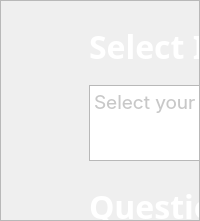
        <widget class="QFrame" name="containFrame">
         <property name="font">
          <font>
           <family>Montserrat Thin</family>
          </font>
         </property>
         <property name="frameShape">
          <enum>QFrame::StyledPanel</enum>
         </property>
         <property name="frameShadow">
          <enum>QFrame::Raised</enum>
         </property>
         <layout class="QHBoxLayout" name="horizontalLayout_3">
          <property name="spacing">
           <number>0</number>
          </property>
          <property name="leftMargin">
           <number>0</number>
          </property>
          <property name="topMargin">
           <number>0</number>
          </property>
          <property name="rightMargin">
           <number>0</number>
          </property>
          <property name="bottomMargin">
           <number>0</number>
          </property>
          <item>
           <widget class="QFrame" name="informationFrame">
            <property name="minimumSize">
             <size>
              <width>40</width>
              <height>0</height>
             </size>
            </property>
            <property name="maximumSize">
             <size>
              <width>40</width>
              <height>16777215</height>
             </size>
            </property>
            <property name="font">
             <font>
              <family>Montserrat Thin</family>
             </font>
            </property>
            <property name="layoutDirection">
             <enum>Qt::LeftToRight</enum>
            </property>
            <property name="autoFillBackground">
             <bool>false</bool>
            </property>
            <property name="frameShape">
             <enum>QFrame::NoFrame</enum>
            </property>
            <property name="frameShadow">
             <enum>QFrame::Raised</enum>
            </property>
            <layout class="QVBoxLayout" name="verticalLayout_3">
             <property name="spacing">
              <number>40</number>
             </property>
             <property name="leftMargin">
              <number>20</number>
             </property>
             <property name="rightMargin">
              <number>8</number>
             </property>
             <property name="bottomMargin">
              <number>30</number>
             </property>
             <item>
              <spacer name="verticalSpacer">
               <property name="font">
                <font>
                 <family>Montserrat Thin</family>
                </font>
               </property>
               <property name="orientation">
                <enum>Qt::Vertical</enum>
               </property>
               <property name="sizeHint" stdset="0">
                <size>
                 <width>20</width>
                 <height>40</height>
                </size>
               </property>
              </spacer>
             </item>
             <item>
              <widget class="QLabel" name="lblFacebook">
               <property name="minimumSize">
                <size>
                 <width>20</width>
                 <height>20</height>
                </size>
               </property>
               <property name="maximumSize">
                <size>
                 <width>20</width>
                 <height>20</height>
                </size>
               </property>
               <property name="font">
                <font>
                 <family>Montserrat Thin</family>
                </font>
               </property>
               <property name="text">
                <string/>
               </property>
               <property name="pixmap">
                <pixmap resource="Images.qrc">:/Images/Images/icons8-facebook-f-30.png</pixmap>
               </property>
               <property name="scaledContents">
                <bool>true</bool>
               </property>
               <property name="alignment">
                <set>Qt::AlignCenter</set>
               </property>
               <property name="margin">
                <number>0</number>
               </property>
               <property name="indent">
                <number>0</number>
               </property>
              </widget>
             </item>
             <item>
              <widget class="QLabel" name="lblYoutube">
               <property name="minimumSize">
                <size>
                 <width>20</width>
                 <height>20</height>
                </size>
               </property>
               <property name="maximumSize">
                <size>
                 <width>20</width>
                 <height>20</height>
                </size>
               </property>
               <property name="font">
                <font>
                 <family>Montserrat Thin</family>
                </font>
               </property>
               <property name="text">
                <string/>
               </property>
               <property name="pixmap">
                <pixmap resource="Images.qrc">:/Images/Images/icons8-youtube-30.png</pixmap>
               </property>
               <property name="scaledContents">
                <bool>true</bool>
               </property>
               <property name="alignment">
                <set>Qt::AlignCenter</set>
               </property>
               <property name="margin">
                <number>0</number>
               </property>
               <property name="indent">
                <number>0</number>
               </property>
              </widget>
             </item>
             <item>
              <widget class="QLabel" name="lblWebsite">
               <property name="minimumSize">
                <size>
                 <width>20</width>
                 <height>20</height>
                </size>
               </property>
               <property name="maximumSize">
                <size>
                 <width>20</width>
                 <height>20</height>
                </size>
               </property>
               <property name="font">
                <font>
                 <family>Montserrat Thin</family>
                </font>
               </property>
               <property name="text">
                <string/>
               </property>
               <property name="pixmap">
                <pixmap resource="Images.qrc">:/Images/Images/icons8-geography-30.png</pixmap>
               </property>
               <property name="scaledContents">
                <bool>true</bool>
               </property>
               <property name="alignment">
                <set>Qt::AlignCenter</set>
               </property>
               <property name="margin">
                <number>0</number>
               </property>
               <property name="indent">
                <number>0</number>
               </property>
              </widget>
             </item>
            </layout>
           </widget>
          </item>
          <item>
           <widget class="QStackedWidget" name="stackedWidget">
            <property name="font">
             <font>
              <family>Montserrat Thin</family>
             </font>
            </property>
            <property name="styleSheet">
             <string notr="true"/>
            </property>
            <property name="currentIndex">
             <number>0</number>
            </property>
            <widget class="QWidget" name="stackCheckModel">
             <widget class="QFrame" name="containFrameCheckModel">
              <property name="geometry">
               <rect>
                <x>9</x>
                <y>0</y>
                <width>1100</width>
                <height>661</height>
               </rect>
              </property>
              <property name="minimumSize">
               <size>
                <width>1100</width>
                <height>0</height>
               </size>
              </property>
              <property name="maximumSize">
               <size>
                <width>1100</width>
                <height>16777215</height>
               </size>
              </property>
              <property name="frameShape">
               <enum>QFrame::NoFrame</enum>
              </property>
              <property name="frameShadow">
               <enum>QFrame::Raised</enum>
              </property>
              <layout class="QHBoxLayout" name="horizontalLayout_16">
               <property name="topMargin">
                <number>0</number>
               </property>
               <property name="rightMargin">
                <number>40</number>
               </property>
               <property name="bottomMargin">
                <number>0</number>
               </property>
               <item>
                <widget class="QFrame" name="processFrameCheckModel">
                 <property name="frameShape">
                  <enum>QFrame::NoFrame</enum>
                 </property>
                 <property name="frameShadow">
                  <enum>QFrame::Raised</enum>
                 </property>
                 <layout class="QVBoxLayout" name="verticalLayout_11">
                  <property name="spacing">
                   <number>20</number>
                  </property>
                  <property name="leftMargin">
                   <number>30</number>
                  </property>
                  <property name="topMargin">
                   <number>30</number>
                  </property>
                  <property name="bottomMargin">
                   <number>0</number>
                  </property>
                  <item>
                   <widget class="QLabel" name="lblSelectFolderLabelCheckMissing_2">
                    <property name="minimumSize">
                     <size>
                      <width>0</width>
                      <height>30</height>
                     </size>
                    </property>
                    <property name="maximumSize">
                     <size>
                      <width>16777215</width>
                      <height>30</height>
                     </size>
                    </property>
                    <property name="font">
                     <font>
                      <family>Montserrat Thin</family>
                      <pointsize>24</pointsize>
                      <weight>75</weight>
                      <bold>true</bold>
                     </font>
                    </property>
                    <property name="styleSheet">
                     <string notr="true">color: rgb(255,255,255)</string>
                    </property>
                    <property name="text">
                     <string>Select Image</string>
                    </property>
                   </widget>
                  </item>
                  <item>
                   <widget class="QFrame" name="frameSelectFolderCheckMissing">
                    <property name="minimumSize">
                     <size>
                      <width>0</width>
                      <height>60</height>
                     </size>
                    </property>
                    <property name="maximumSize">
                     <size>
                      <width>16777215</width>
                      <height>90</height>
                     </size>
                    </property>
                    <property name="frameShape">
                     <enum>QFrame::NoFrame</enum>
                    </property>
                    <property name="frameShadow">
                     <enum>QFrame::Raised</enum>
                    </property>
                    <layout class="QHBoxLayout" name="horizontalLayout_18">
                     <property name="leftMargin">
                      <number>0</number>
                     </property>
                     <property name="topMargin">
                      <number>4</number>
                     </property>
                     <property name="rightMargin">
                      <number>0</number>
                     </property>
                     <property name="bottomMargin">
                      <number>10</number>
                     </property>
                     <item>
                      <widget class="QPlainTextEdit" name="plainTextImageToInference">
                       <property name="font">
                        <font>
                         <family>SF Pro Text</family>
                         <pointsize>14</pointsize>
                         <weight>50</weight>
                         <italic>false</italic>
                         <bold>false</bold>
                        </font>
                       </property>
                       <property name="layoutDirection">
                        <enum>Qt::LeftToRight</enum>
                       </property>
                       <property name="styleSheet">
                        <string notr="true">color: rgb(200,200,200)</string>
                       </property>
                       <property name="readOnly">
                        <bool>true</bool>
                       </property>
                       <property name="plainText">
                        <string>Select your image path</string>
                       </property>
                       <property name="placeholderText">
                        <string>Select your image path</string>
                       </property>
                      </widget>
                     </item>
                     <item>
                      <widget class="QPushButton" name="btnSelectImageToInference">
                       <property name="minimumSize">
                        <size>
                         <width>40</width>
                         <height>40</height>
                        </size>
                       </property>
                       <property name="maximumSize">
                        <size>
                         <width>40</width>
                         <height>40</height>
                        </size>
                       </property>
                       <property name="styleSheet">
                        <string notr="true"/>
                       </property>
                       <property name="text">
                        <string/>
                       </property>
                       <property name="icon">
                        <iconset resource="Images.qrc">
                         <normaloff>:/Images/Images/icons8-opened-folder-50.png</normaloff>:/Images/Images/icons8-opened-folder-50.png</iconset>
                       </property>
                      </widget>
                     </item>
                    </layout>
                   </widget>
                  </item>
                  <item>
                   <widget class="QLabel" name="lblSelectFolderLabelCheckMissing">
                    <property name="minimumSize">
                     <size>
                      <width>0</width>
                      <height>30</height>
                     </size>
                    </property>
                    <property name="maximumSize">
                     <size>
                      <width>16777215</width>
                      <height>30</height>
                     </size>
                    </property>
                    <property name="font">
                     <font>
                      <family>Montserrat Thin</family>
                      <pointsize>24</pointsize>
                      <weight>75</weight>
                      <bold>true</bold>
                     </font>
                    </property>
                    <property name="styleSheet">
                     <string notr="true">color: rgb(255,255,255)</string>
                    </property>
                    <property name="text">
                     <string>Question</string>
                    </property>
                   </widget>
                  </item>
                  <item>
                   <widget class="QTextEdit" name="plainTextQuestion">
                    <property name="font">
                     <font>
                      <family>SF Pro Text</family>
                      <pointsize>15</pointsize>
                     </font>
                    </property>
                    <property name="styleSheet">
                     <string notr="true">color: rgb(255,255,255)</string>
                    </property>
                    <property name="placeholderText">
                     <string>Insert your question</string>
                    </property>
                   </widget>
                  </item>
                  <item>
                   <widget class="QPushButton" name="btnStartProcessCheckModel">
                    <property name="minimumSize">
                     <size>
                      <width>0</width>
                      <height>40</height>
                     </size>
                    </property>
                    <property name="maximumSize">
                     <size>
                      <width>16777215</width>
                      <height>40</height>
                     </size>
                    </property>
                    <property name="font">
                     <font>
                      <family>Montserrat Thin</family>
                      <pointsize>14</pointsize>
                      <weight>75</weight>
                      <bold>true</bold>
                     </font>
                    </property>
                    <property name="styleSheet">
                     <string notr="true">color: rgb(255,255,255)</string>
                    </property>
                    <property name="text">
                     <string>Start Inference</string>
                    </property>
                   </widget>
                  </item>
                 </layout>
                </widget>
               </item>
               <item>
                <layout class="QVBoxLayout" name="resultFrame">
                 <property name="spacing">
                  <number>13</number>
                 </property>
                 <property name="topMargin">
                  <number>30</number>
                 </property>
                 <item>
                  <widget class="QLabel" name="lblSelectFolderLabelCheckMissing_4">
                   <property name="minimumSize">
                    <size>
                     <width>0</width>
                     <height>30</height>
                    </size>
                   </property>
                   <property name="maximumSize">
                    <size>
                     <width>16777215</width>
                     <height>30</height>
                    </size>
                   </property>
                   <property name="font">
                    <font>
                     <family>Montserrat Thin</family>
                     <pointsize>24</pointsize>
                     <weight>75</weight>
                     <bold>true</bold>
                    </font>
                   </property>
                   <property name="styleSheet">
                    <string notr="true">color: rgb(255,255,255)</string>
                   </property>
                   <property name="text">
                    <string>Image</string>
                   </property>
                  </widget>
                 </item>
                 <item>
                  <widget class="QLabel" name="lblFigureInference">
                   <property name="minimumSize">
                    <size>
                     <width>510</width>
                     <height>300</height>
                    </size>
                   </property>
                   <property name="maximumSize">
                    <size>
                     <width>510</width>
                     <height>300</height>
                    </size>
                   </property>
                   <property name="styleSheet">
                    <string notr="true">border-radius: 13px;</string>
                   </property>
                   <property name="text">
                    <string/>
                   </property>
                   <property name="pixmap">
                    <pixmap resource="Images.qrc">:/Images/Images/BG_Default.png</pixmap>
                   </property>
                   <property name="scaledContents">
                    <bool>true</bool>
                   </property>
                  </widget>
                 </item>
                 <item>
                  <widget class="QLabel" name="lblSelectFolderLabelCheckMissing_3">
                   <property name="minimumSize">
                    <size>
                     <width>0</width>
                     <height>30</height>
                    </size>
                   </property>
                   <property name="maximumSize">
                    <size>
                     <width>16777215</width>
                     <height>30</height>
                    </size>
                   </property>
                   <property name="font">
                    <font>
                     <family>Montserrat Thin</family>
                     <pointsize>24</pointsize>
                     <weight>75</weight>
                     <bold>true</bold>
                    </font>
                   </property>
                   <property name="styleSheet">
                    <string notr="true">color: rgb(255,255,255)</string>
                   </property>
                   <property name="text">
                    <string>Answer</string>
                   </property>
                  </widget>
                 </item>
                 <item>
                  <widget class="QGroupBox" name="gridGroupBox">
                   <property name="minimumSize">
                    <size>
                     <width>510</width>
                     <height>0</height>
                    </size>
                   </property>
                   <property name="maximumSize">
                    <size>
                     <width>510</width>
                     <height>16777215</height>
                    </size>
                   </property>
                   <property name="styleSheet">
                    <string notr="true">background-color: #323336;
border-radius: 13px;
</string>
                   </property>
                   <layout class="QGridLayout" name="gridResult" columnstretch="1,6">
                    <item row="1" column="1">
                     <widget class="QLabel" name="lblAnswerTop2">
                      <property name="font">
                       <font>
                        <family>SF Pro</family>
                        <pointsize>16</pointsize>
                       </font>
                      </property>
                      <property name="styleSheet">
                       <string notr="true">color: rgb(255,255,255)</string>
                      </property>
                      <property name="text">
                       <string>The second answer reponse from model</string>
                      </property>
                     </widget>
                    </item>
                    <item row="1" column="0">
                     <widget class="QLabel" name="lblTop2">
                      <property name="font">
                       <font>
                        <family>Montserrat Thin</family>
                        <pointsize>18</pointsize>
                        <weight>75</weight>
                        <bold>true</bold>
                       </font>
                      </property>
                      <property name="styleSheet">
                       <string notr="true">color: rgb(215,215,215)</string>
                      </property>
                      <property name="text">
                       <string>2</string>
                      </property>
                      <property name="alignment">
                       <set>Qt::AlignCenter</set>
                      </property>
                     </widget>
                    </item>
                    <item row="0" column="0">
                     <widget class="QLabel" name="lblTop1">
                      <property name="font">
                       <font>
                        <family>Montserrat Thin</family>
                        <pointsize>18</pointsize>
                        <weight>75</weight>
                        <bold>true</bold>
                       </font>
                      </property>
                      <property name="styleSheet">
                       <string notr="true">color: rgb(215,215,215);
border-bottom: solid;</string>
                      </property>
                      <property name="text">
                       <string>1</string>
                      </property>
                      <property name="alignment">
                       <set>Qt::AlignCenter</set>
                      </property>
                     </widget>
                    </item>
                    <item row="0" column="1">
                     <widget class="QLabel" name="lblAnswerTop1">
                      <property name="font">
                       <font>
                        <family>SF Pro</family>
                        <pointsize>16</pointsize>
                       </font>
                      </property>
                      <property name="styleSheet">
                       <string notr="true">color: rgb(255,255,255);
border-bottom: solid;</string>
                      </property>
                      <property name="text">
                       <string>The first answer reponse from model</string>
                      </property>
                     </widget>
                    </item>
                    <item row="2" column="0">
                     <widget class="QLabel" name="lblTop3">
                      <property name="font">
                       <font>
                        <family>Montserrat Thin</family>
                        <pointsize>18</pointsize>
                        <weight>75</weight>
                        <bold>true</bold>
                       </font>
                      </property>
                      <property name="styleSheet">
                       <string notr="true">color: rgb(215,215,215)</string>
                      </property>
                      <property name="text">
                       <string>3</string>
                      </property>
                      <property name="alignment">
                       <set>Qt::AlignCenter</set>
                      </property>
                     </widget>
                    </item>
                    <item row="3" column="0">
                     <widget class="QLabel" name="lblTop4">
                      <property name="font">
                       <font>
                        <family>Montserrat Thin</family>
                        <pointsize>18</pointsize>
                        <weight>75</weight>
                        <bold>true</bold>
                       </font>
                      </property>
                      <property name="styleSheet">
                       <string notr="true">color: rgb(215,215,215)</string>
                      </property>
                      <property name="text">
                       <string>4</string>
                      </property>
                      <property name="alignment">
                       <set>Qt::AlignCenter</set>
                      </property>
                     </widget>
                    </item>
                    <item row="2" column="1">
                     <widget class="QLabel" name="lblAnswerTop3">
                      <property name="font">
                       <font>
                        <family>SF Pro</family>
                        <pointsize>16</pointsize>
                       </font>
                      </property>
                      <property name="styleSheet">
                       <string notr="true">color: rgb(255,255,255)</string>
                      </property>
                      <property name="text">
                       <string>The third answer reponse from model</string>
                      </property>
                     </widget>
                    </item>
                    <item row="4" column="1">
                     <widget class="QLabel" name="lblAnswerTop5">
                      <property name="font">
                       <font>
                        <family>SF Pro</family>
                        <pointsize>16</pointsize>
                       </font>
                      </property>
                      <property name="styleSheet">
                       <string notr="true">color: rgb(255,255,255)</string>
                      </property>
                      <property name="text">
                       <string>The fifth answer reponse from model</string>
                      </property>
                     </widget>
                    </item>
                    <item row="3" column="1">
                     <widget class="QLabel" name="lblAnswerTop4">
                      <property name="font">
                       <font>
                        <family>SF Pro</family>
                        <pointsize>16</pointsize>
                       </font>
                      </property>
                      <property name="styleSheet">
                       <string notr="true">color: rgb(255,255,255)</string>
                      </property>
                      <property name="text">
                       <string>The fourth answer reponse from model</string>
                      </property>
                     </widget>
                    </item>
                    <item row="4" column="0">
                     <widget class="QLabel" name="lblTop5">
                      <property name="font">
                       <font>
                        <family>Montserrat Thin</family>
                        <pointsize>18</pointsize>
                        <weight>75</weight>
                        <bold>true</bold>
                       </font>
                      </property>
                      <property name="styleSheet">
                       <string notr="true">color: rgb(215,215,215)</string>
                      </property>
                      <property name="text">
                       <string>5</string>
                      </property>
                      <property name="alignment">
                       <set>Qt::AlignCenter</set>
                      </property>
                     </widget>
                    </item>
                   </layout>
                  </widget>
                 </item>
                 <item>
                  <layout class="QHBoxLayout" name="horizontalLayout_2">
                   <item>
                    <spacer name="horizontalSpacer_3">
                     <property name="orientation">
                      <enum>Qt::Horizontal</enum>
                     </property>
                     <property name="sizeHint" stdset="0">
                      <size>
                       <width>40</width>
                       <height>15</height>
                      </size>
                     </property>
                    </spacer>
                   </item>
                   <item>
                    <widget class="QPushButton" name="btnSceenshot">
                     <property name="minimumSize">
                      <size>
                       <width>150</width>
                       <height>40</height>
                      </size>
                     </property>
                     <property name="maximumSize">
                      <size>
                       <width>1000</width>
                       <height>40</height>
                      </size>
                     </property>
                     <property name="font">
                      <font>
                       <family>Montserrat Thin</family>
                       <pointsize>12</pointsize>
                       <weight>75</weight>
                       <bold>true</bold>
                      </font>
                     </property>
                     <property name="styleSheet">
                      <string notr="true">color: rgb(255,255,255)</string>
                     </property>
                     <property name="text">
                      <string>Screenshot</string>
                     </property>
                     <property name="iconSize">
                      <size>
                       <width>30</width>
                       <height>16</height>
                      </size>
                     </property>
                    </widget>
                   </item>
                   <item>
                    <widget class="QPushButton" name="btnFlag">
                     <property name="minimumSize">
                      <size>
                       <width>80</width>
                       <height>40</height>
                      </size>
                     </property>
                     <property name="maximumSize">
                      <size>
                       <width>16777215</width>
                       <height>40</height>
                      </size>
                     </property>
                     <property name="font">
                      <font>
                       <family>Montserrat Thin</family>
                       <pointsize>12</pointsize>
                       <weight>75</weight>
                       <bold>true</bold>
                      </font>
                     </property>
                     <property name="styleSheet">
                      <string notr="true">QPushButton {
	background-color:#910101;
	color: rgb(255,255,255)
	/*color: rgb(255,255,255);*/
}

QPushButton:disabled {
	background-color: rgb(200,200,200);
}

QPushButton:hover {
	background-color:#870101;
	/* color: rgb(255,255,255); */
}
QPushButton:pressed {	
	background-color:#9e0202;
}</string>
                     </property>
                     <property name="text">
                      <string>Flags</string>
                     </property>
                     <property name="iconSize">
                      <size>
                       <width>30</width>
                       <height>16</height>
                      </size>
                     </property>
                    </widget>
                   </item>
                  </layout>
                 </item>
                </layout>
               </item>
              </layout>
             </widget>
            </widget>
           </widget>
          </item>
         </layout>
        </widget>
